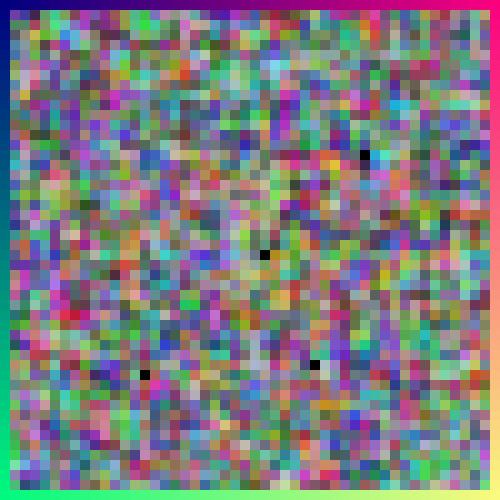
Frame 1 (no input)
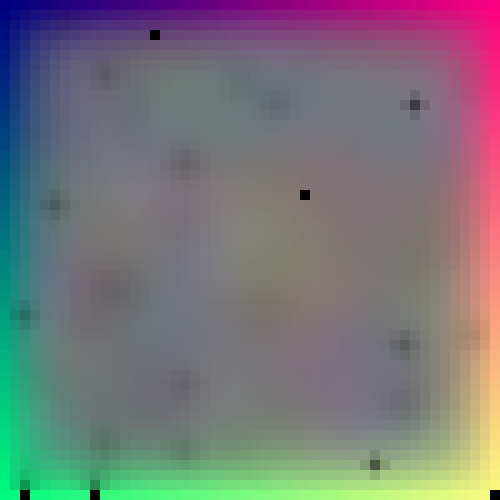
Frame 60 (no input)
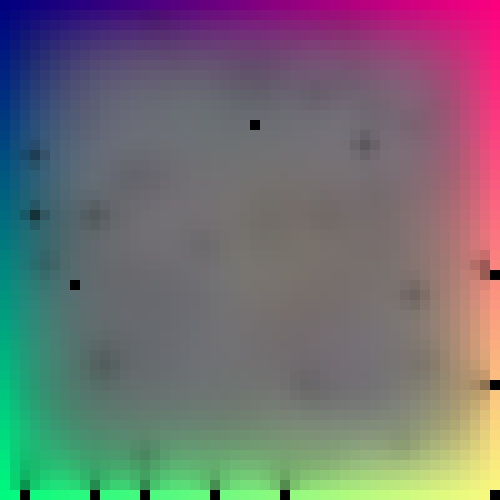
Frame 120 (the mouse pressed at the canvas centre since frame 60)

The p5.js sketch that drew these frames (run headless with seeded random() and noise() and a simulated clock; from frame 60 on, the mouse is pressed at the canvas centre):

// p5.js sketch
// ── sketch.js
const CANVAS_SIZE = 500;
const SQUARE_SIZE = 10;
const N = CANVAS_SIZE / SQUARE_SIZE;


let colors = Array(N).fill().map(()=>Array(N).fill([0, 0, 0]));
let futureColors;

/**
 * Averages arbitrarily many RGB vectors.
 * @param {Array} vectors
 */
function averageVectors(vectors) {
  let sumR = 0, sumG = 0, sumB = 0;
  let size = vectors.length;
  for (vector of vectors) {
    sumR += vector[0];
    sumG += vector[1];
    sumB += vector[2];
  }

  return [sumR/size, sumG/size, sumB/size]
}

/**
 * Weighted average of start and end vector, rate being the amount to step.
 * @param {*} start
 * @param {*} vectors
 * @param {*} rate
 */
function stepTowards(start, end, rate) {
  // debugger;
  let newR = start[0] + ((end[0] - start[0]) * rate)
  let newG = start[1] + ((end[1] - start[1]) * rate)
  let newB = start[2] + ((end[2] - start[2]) * rate)
  return [newR, newG, newB];
}

console.log(averageVectors([[0.9,0.1,0.1], [2.0,2.0,2.0]]));

function setup() {
  canvas = createCanvas(CANVAS_SIZE, CANVAS_SIZE);
  background(0);
  noStroke();
  // frameRate(1);

  let i = 0, j = 0;
  for (i = 0; i < N; i++) {
    for (j = 0; j < N; j++) {
      let r,g,b;
      if (i === 0 || j === 0 || i === N-1 || j === N-1) {
        r = i*255/N, g = j*255/N, b = 127;
      } else {
        r = random(255);
        g = random(255);
        b = random(255);
      }

      fill(r, g, b);

      colors[i][j] = [r,g,b];
      rect(i*SQUARE_SIZE, j*SQUARE_SIZE, SQUARE_SIZE);
    }
  }

  futureColors = JSON.parse(JSON.stringify(colors));
}

var iters = 0;
function draw() {
  let i = 0, j = 0;
  for (i = 1; i < N-1; i++) {
    for (j = 1; j < N-1; j++) {

      // figure out what the next color will be
      let up = colors[i][j-1];
      let down = colors[i+1][j];
      let left = colors[i][j+1];
      let right = colors[i-1][j];

      let adjacents = [up,down,left,right]

      let r = random();
      if (r < 0.001) {
        futureColors[i+1][j+1] = [0,0,0];
        fill(...futureColors[i+1][j+1]);
        rect((i+1)*SQUARE_SIZE, (j+1)*SQUARE_SIZE, SQUARE_SIZE);
        futureColors[i][j] = [0,0,0];
      // } else if (r > 0.999){
      //   futureColors[i][j] = [0,255,255];
      } else {
        futureColors[i][j] = stepTowards(colors[i][j], averageVectors(adjacents), 0.5);
      }


      // Draw the new color
      fill(...futureColors[i][j]);
      rect(i*SQUARE_SIZE, j*SQUARE_SIZE, SQUARE_SIZE);
    }
  }

  // Overwrite the old colors
  colors = JSON.parse(JSON.stringify(futureColors))


  iters++;
  if (iters > 1000) {
    console.log(colors);
    throw new Error('Stop!');
  }
  if (iters % 500 === 0) {
    console.log(iters);
  }
}
